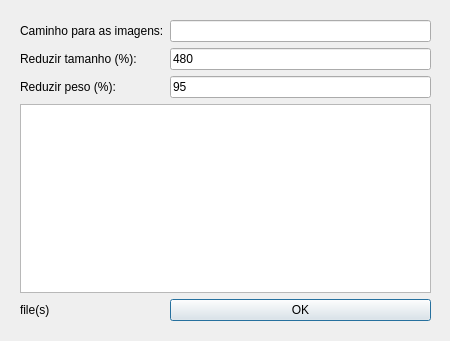
<?xml version="1.0" encoding="UTF-8"?>
<ui version="4.0">
 <class>Dialog</class>
 <widget class="QDialog" name="Dialog">
  <property name="geometry">
   <rect>
    <x>0</x>
    <y>0</y>
    <width>450</width>
    <height>341</height>
   </rect>
  </property>
  <property name="windowTitle">
   <string>Dialog</string>
  </property>
  <widget class="QWidget" name="layoutWidget">
   <property name="geometry">
    <rect>
     <x>20</x>
     <y>20</y>
     <width>411</width>
     <height>301</height>
    </rect>
   </property>
   <layout class="QGridLayout" name="gridLayout">
    <item row="0" column="0">
     <widget class="QLabel" name="label">
      <property name="text">
       <string>Caminho para as imagens:</string>
      </property>
     </widget>
    </item>
    <item row="0" column="1">
     <widget class="QLineEdit" name="lineEdit"/>
    </item>
    <item row="1" column="0">
     <widget class="QLabel" name="label_2">
      <property name="text">
       <string>Reduzir tamanho (%):</string>
      </property>
     </widget>
    </item>
    <item row="1" column="1">
     <widget class="QLineEdit" name="lineEdit_2">
      <property name="text">
       <string>480</string>
      </property>
     </widget>
    </item>
    <item row="2" column="0">
     <widget class="QLabel" name="label_3">
      <property name="text">
       <string>Reduzir peso (%):</string>
      </property>
     </widget>
    </item>
    <item row="2" column="1">
     <widget class="QLineEdit" name="lineEdit_3">
      <property name="text">
       <string>95</string>
      </property>
     </widget>
    </item>
    <item row="3" column="0" colspan="2">
     <widget class="QListWidget" name="listWidget"/>
    </item>
    <item row="4" column="1">
     <widget class="QPushButton" name="pushButton">
      <property name="text">
       <string>OK</string>
      </property>
     </widget>
    </item>
    <item row="4" column="0">
     <widget class="QLabel" name="label_4">
      <property name="text">
       <string>file(s)</string>
      </property>
     </widget>
    </item>
   </layout>
  </widget>
 </widget>
 <resources/>
 <connections/>
</ui>
